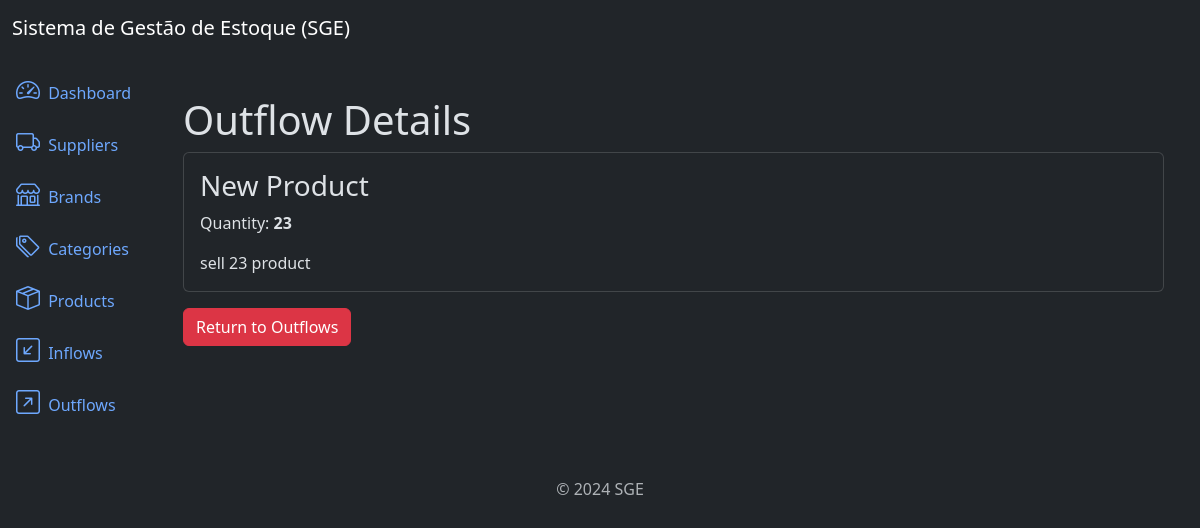
/outflows/2/detail/, run on the app's committed database.
### outflows/models.py (models this page shows, shortened)
class Outflow(models.Model):
    product = models.ForeignKey(Product, on_delete=models.PROTECT, related_name='outflows')
    quantity = models.IntegerField()
    description = models.TextField(null=True, blank=True)
    created_at = models.DateTimeField(auto_now_add=True)
    updated_at = models.DateTimeField(auto_now=True)
    class Meta:
        ordering = ['-created_at']

### products/models.py (models this page shows)
class Product(models.Model):
    title = models.CharField(max_length=500)
    category = models.ForeignKey(Category, on_delete=models.PROTECT, related_name='products')  # Protect block to delete a category that has 1 prod
    brand = models.ForeignKey(Brand, on_delete=models.PROTECT, related_name="products")
    description = models.TextField(null=True, blank=True)
    serie_number = models.CharField(max_length=200, null=True, blank=True)
    cost_price = models.DecimalField(max_digits=20, decimal_places=2)
    selling_price = models.DecimalField(max_digits=20, decimal_places=2)
    quantity = models.IntegerField(default=0)
    created_at = models.DateTimeField(auto_now_add=True)
    updated_at = models.DateTimeField(auto_now=True)
    class Meta:
        ordering = ['title']
    def __str__(self):
        return self.title

### outflows/views.py (the view)
# urls.py: path('outflows/<int:pk>/detail/', views.OutflowDetailView.as_view(), name='outflow_detail'),
class OutflowDetailView(DetailView):
    model = models.Outflow
    template_name = 'outflow_detail.html'
    context_object_name = 'outflow'

### outflows/templates/outflow_detail.html
{% extends 'base.html'%}
{% block content %}
    <div class="container mt-4">
        <h3 class="display-6">Outflow Details</h3>
        <div class="card">
            <div class="card-body">
                <h3 class="card-title">{{ outflow.product }}</h3>
                <p class="card-text">Quantity: <strong>{{ outflow.quantity }}</strong> </p>
                <p class="card-text">{{ outflow.description }}</p>
            </div>
        </div>
        <a href="{% url 'outflow_list' %}" class="btn btn-danger mt-3">Return to Outflows</a>
    </div>
{% endblock %}

### data on the page
Outflow: product "New Product", quantity "23", description "sell 23 product"
